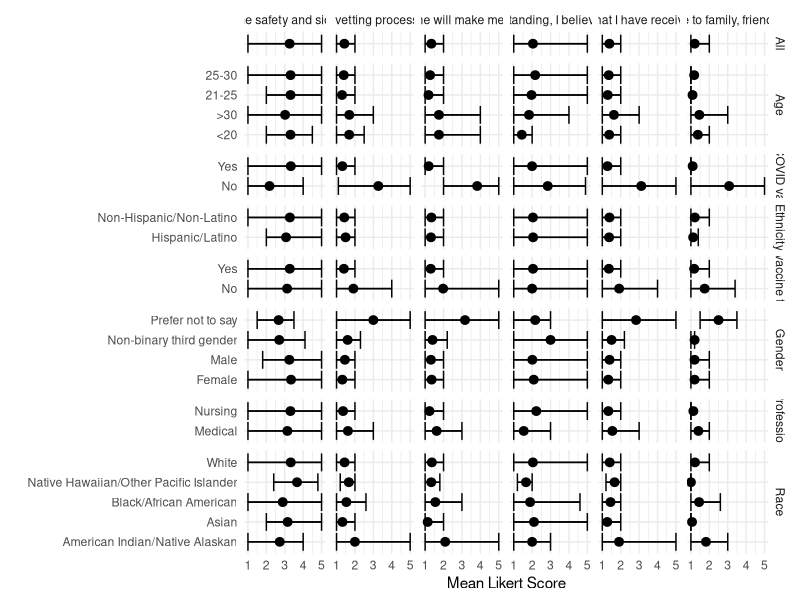

Recreate this plot in R.
## ---- chunk 1
# Do not modify this chunk.
knitr::opts_chunk$set(echo = TRUE, warning = FALSE, message = FALSE)
## ---- chunk 2
# Put all necessary libraries here
library(tidyverse)
## ---- chunk 3
covid_data <- read_csv(file="../data/covid-survey.csv", skip = 1)
dim(covid_data)

covid_data <- covid_data %>%
  filter(if_all(c(exp_profession, exp_flu_vax, exp_gender, exp_race, exp_ethnicity, exp_age_bin, exp_already_vax, resp_safety, resp_confidence_science, resp_concern_safety, resp_feel_safe_at_work, resp_will_recommend, resp_trust_info), ~ !is.na(.)))
dim(covid_data)
## ---- chunk 4
covid_data <- covid_data %>%
  mutate(
    exp_profession = case_when(
      exp_profession == 0 ~ "Medical",
      exp_profession == 1 ~ "Nursing"),
    exp_already_vax = case_when(
      exp_already_vax == 0 ~ "No",
      exp_already_vax == 1 ~ "Yes"),
    exp_flu_vax = case_when(
      exp_flu_vax == 0 ~ "No",
      exp_flu_vax == 1 ~ "Yes"),
    exp_gender = case_when(
      exp_gender == 0 ~ "Male",
      exp_gender == 1 ~ "Female",
      exp_gender == 3 ~ "Non-binary third gender",
      exp_gender == 4 ~ "Prefer not to say"),
    exp_race = case_when(
      exp_race == 1 ~ "American Indian/Native Alaskan",
      exp_race == 2 ~ "Asian",
      exp_race == 3 ~ "Black/African American",
      exp_race == 4 ~ "Native Hawaiian/Other Pacific Islander",
      exp_race == 5 ~ "White"),
    exp_ethnicity = case_when(
      exp_ethnicity == 1 ~ "Hispanic/Latino",
      exp_ethnicity == 2 ~ "Non-Hispanic/Non-Latino"),
    exp_age_bin = case_when(
      exp_age_bin == 0 ~ "<20",
      exp_age_bin == 20 ~ "21-25",
      exp_age_bin == 25 ~ "25-30",
      exp_age_bin == 30 ~ ">30")
    )
    
## ---- chunk 5
covid_longer <- covid_data %>%
  pivot_longer(
    cols = starts_with("exp_"),
    names_to = "explanatory",
    values_to = "explanatory_value"
  ) %>%
  filter(!is.na(explanatory_value)) %>%
    pivot_longer(
    cols = starts_with("resp_"),
    names_to = "response",
    values_to = "response_value"
)
covid_longer
## ---- chunk 6
covid_survey_summary_stats_by_group <- covid_longer %>% group_by(explanatory, explanatory_value, response) %>% summarize(mean = mean(response_value), low = quantile(response_value, 0.1), high = quantile(response_value, 0.9))
## ---- chunk 7
covid_survey_summary_stats_all <- covid_longer %>% group_by(response) %>% summarize(mean = mean(response_value), low = quantile(response_value, 0.1), high = quantile(response_value, 0.9), explanatory = "ALL", explanatory_value = "")
## ---- chunk 8
covid_survey_summary_stats <- rbind(covid_survey_summary_stats_all, covid_survey_summary_stats_by_group)
## ---- chunk 9
ggplot(covid_survey_summary_stats, aes(x = mean, xmin = low, xmax = high, y = explanatory_value)) +
  facet_grid(explanatory ~ response, scales = "free", space = "free_y", 
             labeller = labeller(explanatory = c("ALL" = "All", "exp_age_bin" = "Age", "exp_gender" = "Gender", "exp_race" = "Race", "exp_ethnicity" = "Ethnicity", "exp_profession" = "Profession", "exp_already_vax" = "Had COVID vaccine", "exp_flu_vax" = "Had flu vaccine this year"), response = c("resp_safety" = "Based on my understanding, I believe the vaccine is safe", "resp_confidence_science" = "I am confident in the scientific vetting process for the new COVID vaccines", "resp_feel_safe_at_work" = "Getting the vaccine will make me feel safer at work", "resp_will_recommend" = "I will recommend the vaccine to family, friends, and community members", "resp_trust_info" = "I trust the information that I have received about the vaccines", "resp_concern_safety" = "I am concerned about the safety and side effects of the vaccine"))) +
  geom_pointrange() +
  geom_errorbarh() + 
  theme_minimal() +
  labs(x = "Mean Likert Score", y = "")
